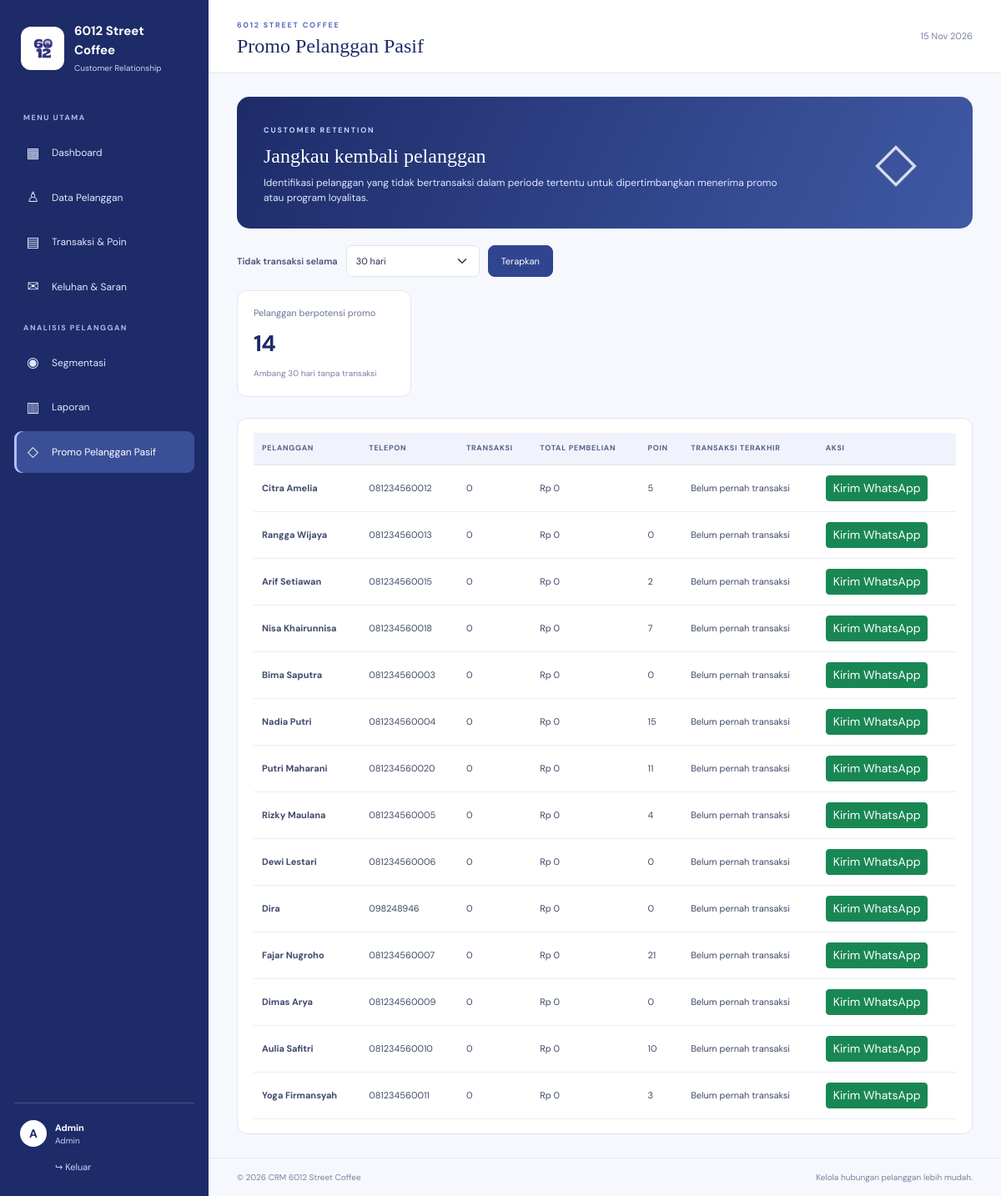
The app's page /promosi.php (signed in) with its own data.
### tables this page shows
CREATE TABLE `customers` (
  `id` int(10) UNSIGNED NOT NULL,
  `name` varchar(100) NOT NULL,
  `phone` varchar(20) NOT NULL,
  `address` varchar(255) DEFAULT NULL,
  `join_date` date NOT NULL DEFAULT curdate(),
  `member_status` enum('Member','Non-member') NOT NULL DEFAULT 'Member',
  `points` int(10) UNSIGNED NOT NULL DEFAULT 0,
  `created_at` timestamp NOT NULL DEFAULT current_timestamp()
);

### includes/functions.php (called while the page is built, shortened)
<?php
function e($value): string
{
    return htmlspecialchars((string) $value, ENT_QUOTES, 'UTF-8');
}
function rupiah($number): string
{
    return 'Rp ' . number_format((float) $number, 0, ',', '.');
}

### promosi.php (the view, shortened to what this page needs)
<?php
require_once 'config/database.php';
require_once 'includes/functions.php';
$days = max(1, min(365, (int) ($_GET['days'] ?? 30)));
$stmt = $pdo->prepare("SELECT c.id,c.name,c.phone,c.points,MAX(t.transaction_date) last_transaction,COUNT(t.id) transaction_count,COALESCE(SUM(t.total_amount),0) total_spend FROM customers c LEFT JOIN transactions t ON t.customer_id=c.id GROUP BY c.id HAVING last_transaction IS NULL OR last_transaction < DATE_SUB(NOW(), INTERVAL ? DAY) ORDER BY last_transaction ASC");
$stmt->execute([$days]);
$rows = $stmt->fetchAll();
function wa_number(string $phone): string
{
    $n = preg_replace('/\D+/', '', $phone);
    if (strpos($n, '0') === 0) return '62' . substr($n, 1);
    return $n;
}
require 'includes/header.php';
?>
<div class="welcome-panel promo-panel">
    <div><span class="eyebrow light">CUSTOMER RETENTION</span>
        <h2>Jangkau kembali pelanggan</h2>
        <p>Identifikasi pelanggan yang tidak bertransaksi dalam periode tertentu untuk dipertimbangkan menerima promo
            atau program loyalitas.</p>
    </div>
    <div class="coffee-art">◇</div>
</div>
<form method="get" class="filter-inline mb-3"><label class="form-label mb-0">Tidak transaksi selama</label><select
        class="form-select" name="days">
        <option value="30" <?= $days === 30 ? 'selected' : '' ?>>30 hari</option>
    </select><button class="btn btn-coffee">Terapkan</button></form>
<div class="stats-grid">
    <div class="stat-card"><span>Pelanggan berpotensi promo</span><strong><?= count($rows) ?></strong><small>Ambang
            <?= $days ?> hari tanpa transaksi</small></div>
</div>
<div class="table-card mt-3">
    <div class="table-responsive">
        <table class="table align-middle">
            <thead>
                <tr>
                    <th>Pelanggan</th>
                    <th>Telepon</th>
                    <th>Transaksi</th>
                    <th>Total pembelian</th>
                    <th>Poin</th>
                    <th>Transaksi terakhir</th>
                    <th>Aksi</th>
                </tr>
            </thead>
            <tbody><?php if (!$rows): ?>
                    </tr><?php endif; ?><?php foreach ($rows as $r): ?>
                    <?php $wa = wa_number((string) $r['phone']); ?>
                    <tr>
                        <td><b><?= e($r['name']) ?></b></td>
                        <td><?= e($r['phone']) ?></td>
                        <td><?= (int) $r['transaction_count'] ?></td>
                        <td><?= rupiah($r['total_spend']) ?></td>
                        <td><?= (int) $r['points'] ?></td>
                        <td><?= $r['last_transaction'] ? date('d M Y', strtotime($r['last_transaction'])) : 'Belum pernah transaksi' ?>
                        </td>
                        <td>
                            <?php if ($wa !== ''): ?>
                                <button type="button" class="btn btn-sm btn-success btn-wa"
                                    data-phone="<?= e($wa) ?>" data-name="<?= e($r['name']) ?>"
                                    data-points="<?= (int) $r['points'] ?>">Kirim WhatsApp</button>
                            <?php else: ?>
                                <span class="text-muted">Nomor tidak valid</span>
                            <?php endif; ?>
                        </td>
                    </tr><?php endforeach; ?>
            </tbody>
        </table>
    </div>
</div>
<?php require 'includes/footer.php'; ?>

### assets/style.css (style rules this page uses)
:root { --coffee: #55372b; --coffee2: #76513e; --cream: #f6f1e9; --paper: #fff; --ink: #302720; --muted: #887f76; --line: #eee7de; --gold: #c99a61 }
* { box-sizing: border-box }
body { margin: 0; background: #f8f7f4; color: var(--ink); font-family: 'DM Sans', sans-serif; font-size: 14px }
.eyebrow { font-size: 9px; letter-spacing: 1.8px; color: #a17a54; font-weight: 700 }
.welcome-panel { background: linear-gradient(115deg, #4a3024, #76513e); border-radius: 15px; padding: 28px 32px; color: white; display: flex; align-items: center; justify-content: space-between; margin-bottom: 23px; overflow: hidden }
.welcome-panel h2 { font-family: 'Playfair Display', serif; font-size: 24px; margin: 8px 0 }
.welcome-panel p { color: #eadbd0; margin: 0; font-size: 12px; max-width: 620px }
.eyebrow.light { color: #e1bd91 }
.coffee-art { font-size: 65px; opacity: .8; padding: 0 35px }
.stats-grid { display: grid; grid-template-columns: repeat(4, minmax(0, 1fr)); gap: 15px; margin-bottom: 25px }
.stat-card { background: white; border: 1px solid var(--line); border-radius: 12px; padding: 18px 19px; position: relative; min-width: 0 }
.stat-card>span { display: block; color: #82776d; font-size: 11px }
.stat-card strong { display: block; font-size: 27px; margin: 8px 0 4px; letter-spacing: -.7px }
.stat-card small { font-size: 10px; color: #a49a90 }
.btn-coffee { background: var(--coffee); color: white; border: 1px solid var(--coffee); font-size: 11px; padding: 10px 15px; border-radius: 8px }
.table-card, .form-card { background: #fff; border: 1px solid var(--line); border-radius: 12px; padding: 17px 19px }
.table { font-size: 11px; margin: 0 }
.table thead th { font-size: 9px; text-transform: uppercase; letter-spacing: .7px; color: #8c8177; background: #faf8f5; border-bottom: 1px solid var(--line); padding: 12px 10px; white-space: nowrap }
.table td { padding: 12px 10px; border-color: #f1ece6; color: #51483f }
.form-label { font-size: 11px; font-weight: 600; color: #65584e }
.form-control, .form-select { font-size: 11px; border-color: #e8e0d7; padding: 10px 11px; border-radius: 7px }
.promo-panel { margin-bottom: 20px }
.filter-inline { display: flex; align-items: center; gap: 10px; max-width: 480px }
.filter-inline .form-select { max-width: 160px }
:root { --coffee: #26377F; --coffee2: #3D55A5; --cream: #F1F4FC; --paper: #FFFFFF; --ink: #202B50; --muted: #7883A3; --line: #E1E6F2; --gold: #91A5E8; --brand-navy: #1D2B68; --brand-blue: #30458F; --brand-mid: #526BB8; --brand-light: #EAF0FF; --brand-pale: #F6F8FD; }
body { background: var(--brand-pale); color: var(--ink); }
.eyebrow { color: var(--brand-mid); }
.welcome-panel { background: linear-gradient(115deg, #1D2B68, #4059A5); color: #FFF; }
.welcome-panel p { color: #E0E7FF; }
.eyebrow.light { color: #C9D5FF; }
.stat-card, .table-card, .form-card { background: #FFF; border-color: var(--line); }
.stat-card>span { color: #697596; }
.stat-card strong { color: var(--brand-navy); }
.stat-card small, .table-foot { color: var(--muted); }
.btn-coffee { background: var(--brand-blue); color: #FFF; border-color: var(--brand-blue); }
.table thead th { color: #53618D; background: #F0F3FC; border-bottom-color: var(--line); }
.table td { border-color: #E9EDF6; color: #3F496B; }
.form-label { color: #465276; }
.form-control, .form-select { border-color: #DCE3F2; color: var(--ink); background-color: #FFF; }

### records on screen
customers: name "Citra Amelia", phone "081234560012", transaction_count "0", total_spend "Rp 0", points "5"
customers: name "Rangga Wijaya", phone "081234560013", transaction_count "0", total_spend "Rp 0", points "0"
customers: name "Arif Setiawan", phone "081234560015", transaction_count "0", total_spend "Rp 0", points "2"
customers: name "Nisa Khairunnisa", phone "081234560018", transaction_count "0", total_spend "Rp 0", points "7"
customers: name "Bima Saputra", phone "081234560003", transaction_count "0", total_spend "Rp 0", points "0"
customers: name "Nadia Putri", phone "081234560004", transaction_count "0", total_spend "Rp 0", points "15"
customers: name "Putri Maharani", phone "081234560020", transaction_count "0", total_spend "Rp 0", points "11"
customers: name "Rizky Maulana", phone "081234560005", transaction_count "0", total_spend "Rp 0", points "4"
customers: name "Dewi Lestari", phone "081234560006", transaction_count "0", total_spend "Rp 0", points "0"
customers: name "Dira", phone "098248946", transaction_count "0", total_spend "Rp 0", points "0"
customers: name "Fajar Nugroho", phone "081234560007", transaction_count "0", total_spend "Rp 0", points "21"
customers: name "Dimas Arya", phone "081234560009", transaction_count "0", total_spend "Rp 0", points "0"
customers: name "Aulia Safitri", phone "081234560010", transaction_count "0", total_spend "Rp 0", points "10"
customers: name "Yoga Firmansyah", phone "081234560011", transaction_count "0", total_spend "Rp 0", points "3"

### other values on screen
$_SESSION['user_name'] "Admin"
$pageTitle "Promo Pelanggan Pasif"
count($rows) "14"
$days "30"
